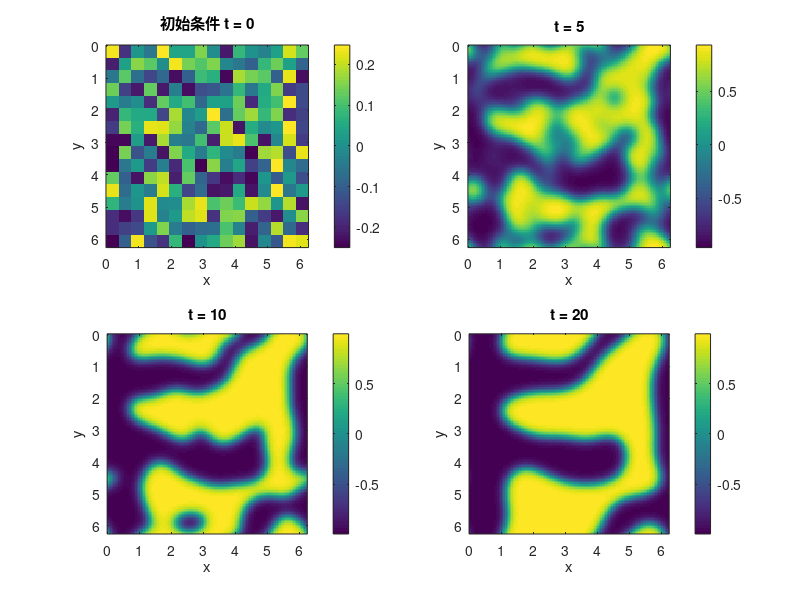
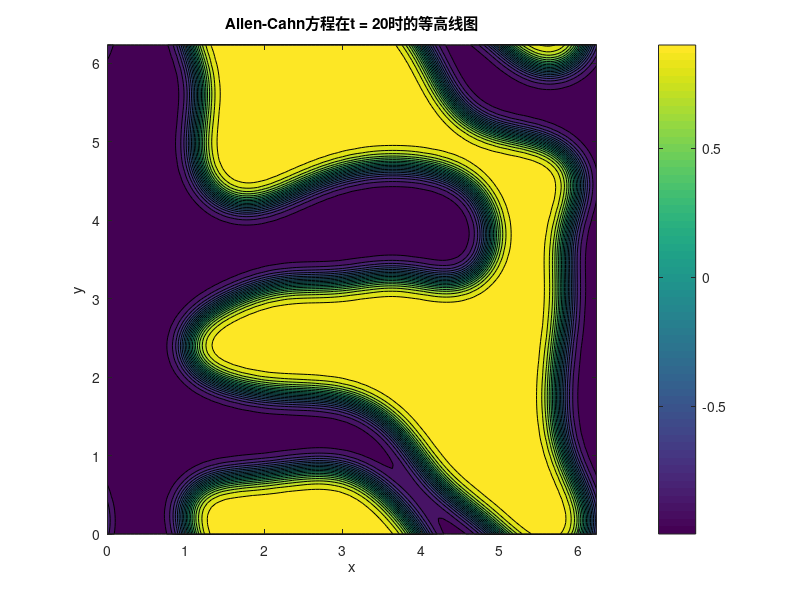
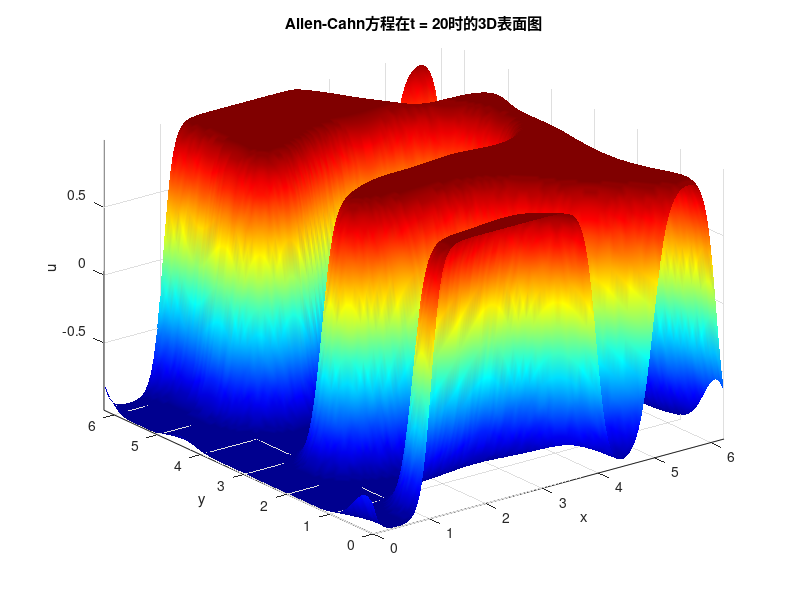

MATLAB code for these plots, in order:
% ETDRK4方法解二维的Allen-Cahn方程
% 添加非线性项g(u)=λu^5

% 参数设置
gamma = 0.01;     % 扩散系数
epsilon = 0.1;     % 界面宽度参数
lambda = 0.01;    % 非线性项系数
N = 128;          % 空间离散点数
dt = 0.1;         % 时间步长
tmax = 20;        % 最大计算时间
nt = tmax/dt;     % 时间步数

% 空间离散
L = 2*pi;         % 计算区域长度
x = (0:N-1)*L/N; % x方向网格点
y = (0:N-1)*L/N; % y方向网格点
[X, Y] = meshgrid(x, y);

% 波数
k = [0:N/2-1 0 -N/2+1:-1]; % 波数向量
[KX, KY] = meshgrid(k, k);  % 二维波数网格

% 初始条件（随机分块）
u = zeros(N, N);
nb = 8;  % 分块数
for j = 0:N/nb-1
    for j2 = 0:N/nb-1
        u(j*nb+1:(j+1)*nb, j2*nb+1:(j2+1)*nb) = 0.5*(rand(1)-0.5)*ones(nb, nb);
    end
end

% 绘制初始条件
figure(1);
subplot(2, 2, 1);
imagesc(x, y, u);
axis square;
colorbar;
title('初始条件 t = 0');
xlabel('x');
ylabel('y');
drawnow;

% 线性算子
L = -gamma * (KX.^2 + KY.^2);

% 计算ETDRK4所需的系数
E = exp(dt*L);
E2 = exp(dt*L/2);

% 使用contour积分计算ETDRK4系数
M = 16; % 积分点数
r = exp(1i*pi*((1:M)-0.5)/M); % 积分路径上的点

% 计算ETDRK4系数
Lr = dt*L(:) + r; % 扩展L到积分路径上的点
Q = dt*mean((exp(Lr/2)-1)./Lr, 2);
f1 = dt*mean((-4-Lr+exp(Lr).*(4-3*Lr+Lr.^2))./Lr.^3, 2);
f2 = dt*mean((2+Lr+exp(Lr).*(-2+Lr))./Lr.^3, 2);
f3 = dt*mean((-4-3*Lr-Lr.^2+exp(Lr).*(4-Lr))./Lr.^3, 2);

% 重塑系数为二维
Q = reshape(Q, size(L));
f1 = reshape(f1, size(L));
f2 = reshape(f2, size(L));
f3 = reshape(f3, size(L));

% 时间推进
plot_times = [0, 5, 10, 20]; % 需要绘图的时间点
plot_indices = round(plot_times/dt) + 1;
plot_indices = plot_indices(plot_indices <= nt+1);

for n = 1:nt
    % 计算非线性项 N(u) = -γ/ε² * (u³-u+λu⁵)
    Nu = -gamma/epsilon^2 * ((u.^3-u) + lambda*u.^5);
    Nuk = fft2(Nu);
    
    % ETDRK4方法的四个阶段
    a = E2.*fft2(u) + Q.*Nuk;
    
    % 计算第二阶段的非线性项
    ua = real(ifft2(a));
    Na = -gamma/epsilon^2 * ((ua.^3-ua) + lambda*ua.^5);
    
    % 计算第三阶段
    b = E2.*fft2(u) + Q.*fft2(Na);
    
    % 计算第三阶段的非线性项
    ub = real(ifft2(b));
    Nb = -gamma/epsilon^2 * ((ub.^3-ub) + lambda*ub.^5);
    
    % 计算第四阶段
    c = E2.*a + Q.*(2*fft2(Nb)-Nuk);
    
    % 计算第四阶段的非线性项
    uc = real(ifft2(c));
    Nc = -gamma/epsilon^2 * ((uc.^3-uc) + lambda*uc.^5);
    
    % 最终更新
    u_hat = E.*fft2(u) + f1.*Nuk + f2.*(fft2(Na)+fft2(Nb)) + f3.*fft2(Nc);
    u = real(ifft2(u_hat));
    
    % 绘制特定时间点的结果
    if ismember(n, round(plot_times(2:end)/dt))
        figure(1);
        subplot(2, 2, find(round(plot_times/dt) == n));
        imagesc(x, y, u);
        axis square;
        colorbar;
        title(['t = ', num2str(n*dt)]);
        xlabel('x');
        ylabel('y');
        drawnow;
    end
end

% 绘制最终结果的等高线图
figure(2);
contourf(X, Y, u, 20);
axis square;
colorbar;
title(['Allen-Cahn方程在t = ', num2str(tmax), '时的等高线图']);
xlabel('x');
ylabel('y');

% 绘制最终结果的3D表面图
figure(3);
surf(X, Y, u);
shading interp;
colormap(jet);
title(['Allen-Cahn方程在t = ', num2str(tmax), '时的3D表面图']);
xlabel('x');
ylabel('y');
zlabel('u');
axis tight;

% 分析不同非线性项系数的影响
function analyze_nonlinear_effect()
    % 参数设置
    gamma = 0.01;
    epsilon = 0.1;
    N = 128;
    dt = 0.1;
    tmax = 20;
    nt = tmax/dt;
    
    % 测试不同的非线性项系数
    lambda_values = [0, 0.01, 0.05, 0.1];
    
    % 初始条件
    u_init = zeros(N, N);
    nb = 8;
    for j = 0:N/nb-1
        for j2 = 0:N/nb-1
            u_init(j*nb+1:(j+1)*nb, j2*nb+1:(j2+1)*nb) = 0.5*(rand(1)-0.5)*ones(nb, nb);
        end
    end
    
    % 波数
    k = [0:N/2-1 0 -N/2+1:-1];
    [KX, KY] = meshgrid(k, k);
    
    % 线性算子
    L = -gamma * (KX.^2 + KY.^2);
    
    % 计算ETDRK4所需的系数
    E = exp(dt*L);
    E2 = exp(dt*L/2);
    
    % 使用contour积分计算ETDRK4系数
    M = 16;
    r = exp(1i*pi*((1:M)-0.5)/M);
    Lr = dt*L(:) + r;
    Q = dt*mean((exp(Lr/2)-1)./Lr, 2);
    f1 = dt*mean((-4-Lr+exp(Lr).*(4-3*Lr+Lr.^2))./Lr.^3, 2);
    f2 = dt*mean((2+Lr+exp(Lr).*(-2+Lr))./Lr.^3, 2);
    f3 = dt*mean((-4-3*Lr-Lr.^2+exp(Lr).*(4-Lr))./Lr.^3, 2);
    
    % 重塑系数为二维
    Q = reshape(Q, size(L));
    f1 = reshape(f1, size(L));
    f2 = reshape(f2, size(L));
    f3 = reshape(f3, size(L));
    
    % 创建图形窗口
    figure(4);
    
    % 对每个非线性项系数进行计算
    for lambda_idx = 1:length(lambda_values)
        lambda = lambda_values(lambda_idx);
        
        % 复制初始条件
        u = u_init;
        
        % 时间推进
        for n = 1:nt
            % 计算非线性项 N(u) = -γ/ε² * (u³-u+λu⁵)
            Nu = -gamma/epsilon^2 * ((u.^3-u) + lambda*u.^5);
            Nuk = fft2(Nu);
            
            % ETDRK4方法的四个阶段
            a = E2.*fft2(u) + Q.*Nuk;
            
            % 计算第二阶段的非线性项
            ua = real(ifft2(a));
            Na = -gamma/epsilon^2 * ((ua.^3-ua) + lambda*ua.^5);
            
            % 计算第三阶段
            b = E2.*fft2(u) + Q.*fft2(Na);
            
            % 计算第三阶段的非线性项
            ub = real(ifft2(b));
            Nb = -gamma/epsilon^2 * ((ub.^3-ub) + lambda*ub.^5);
            
            % 计算第四阶段
            c = E2.*a + Q.*(2*fft2(Nb)-Nuk);
            
            % 计算第四阶段的非线性项
            uc = real(ifft2(c));
            Nc = -gamma/epsilon^2 * ((uc.^3-uc) + lambda*uc.^5);
            
            % 最终更新
            u_hat = E.*fft2(u) + f1.*Nuk + f2.*(fft2(Na)+fft2(Nb)) + f3.*fft2(Nc);
            u = real(ifft2(u_hat));
        end
        
        % 绘制结果
        subplot(2, 2, lambda_idx);
        imagesc(x, y, u);
        axis square;
        colorbar;
        title(['\lambda = ', num2str(lambda)]);
        xlabel('x');
        ylabel('y');
    end
end